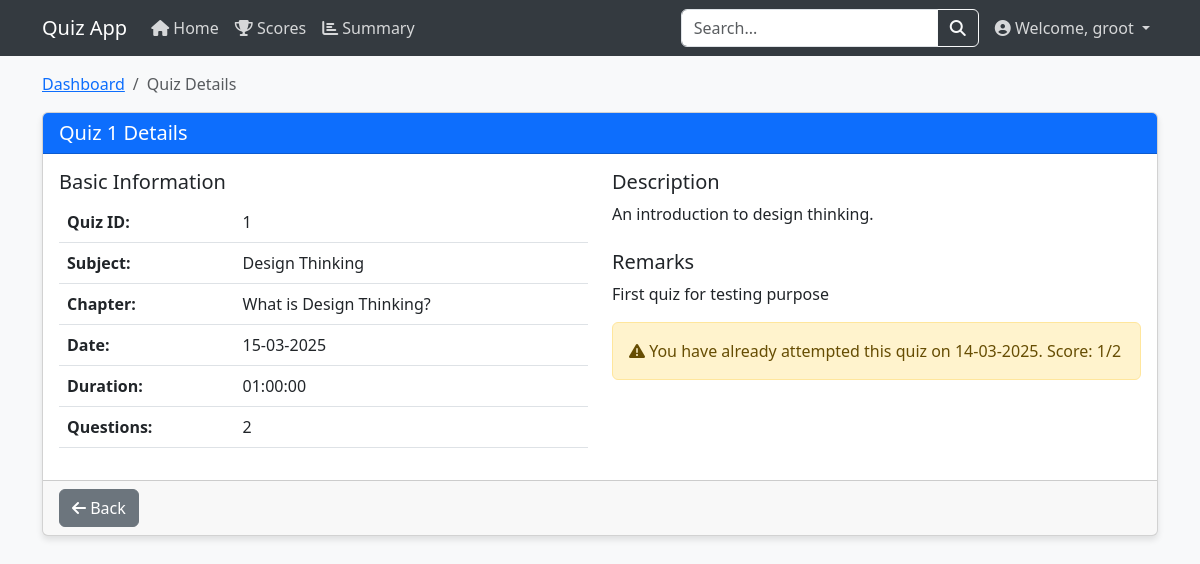
Page /quiz/1/details (signed in) on the committed database.
### models/model.py (models this page shows)
class User(db.Model):
    __tablename__ = 'user'
    user_id = db.Column(db.Integer, primary_key=True)
    username = db.Column(db.String(20), unique=True, nullable=False)
    password = db.Column(db.String(100), nullable=False)
    full_name = db.Column(db.String(30), nullable=False)
    qualification = db.Column(db.String(20), nullable=False)
    dob = db.Column(db.Date, nullable=False)
    email = db.Column(db.String(30), unique=True, nullable=False)
    phone = db.Column(db.String(10), nullable=False)
    address = db.Column(db.String(25), nullable=False)
    status = db.Column(db.String(10), default='active')
    is_admin = db.Column(db.Boolean, default=False)
    scores = db.relationship('Scores', backref='user', lazy=True)

class Quiz(db.Model):
    __tablename__ = 'quiz'
    quiz_id = db.Column(db.Integer, primary_key=True)
    name = db.Column(db.String(20), nullable=False)
    chapter_id = db.Column(db.Integer, db.ForeignKey('chapter.chapter_id'), nullable=False)
    date_of_quiz = db.Column(db.Date, nullable=False)
    time_duration = db.Column(db.Time, nullable=False)
    remarks = db.Column(db.String(40))
    questions = db.relationship('Question', backref='quiz', lazy=True, cascade="all, delete-orphan")
    scores = db.relationship('Scores', backref='quiz_ref', lazy=True)

class Subject(db.Model):
    __tablename__ = 'subject'
    subject_id = db.Column(db.Integer, primary_key=True)
    name = db.Column(db.String(20), nullable=False)
    description = db.Column(db.String(40))
    chapters = db.relationship('Chapter', backref='subject', lazy=True, cascade="all, delete-orphan")

class Chapter(db.Model):
    __tablename__ = 'chapter'
    chapter_id = db.Column(db.Integer, primary_key=True)
    chapter_name = db.Column(db.String(20), nullable=False)
    subject_id = db.Column(db.Integer, db.ForeignKey('subject.subject_id'), nullable=False)
    description = db.Column(db.String(40))
    quizzes = db.relationship('Quiz', backref='chapter', lazy=True, cascade="all, delete-orphan")

class Scores(db.Model):
    __tablename__ = 'scores'
    score_id = db.Column(db.Integer, primary_key=True)
    quiz_id = db.Column(db.Integer, db.ForeignKey('quiz.quiz_id'), nullable=False)
    total_scored = db.Column(db.Integer, nullable=False)
    user_id = db.Column(db.Integer, db.ForeignKey('user.user_id'), nullable=False)
    timestamp_date_of_attempt = db.Column(db.Date, nullable=False)
    time_taken = db.Column(db.Time, nullable=False)
    time_stamp_of_attempt = db.Column(db.Time, nullable=False)
    remarks = db.Column(db.String(40))

### controllers/controller.py (the view)
@app.route('/quiz/<int:quiz_id>/details')
@login_required
def quiz_details(quiz_id):
    quiz = Quiz.query.get_or_404(quiz_id)
    question_count = Question.query.filter_by(quiz_id=quiz_id).count()
    previous_attempt = Scores.query.filter_by(user_id=current_user().user_id, quiz_id=quiz_id).first()
    return render_template('user/quiz_details.htm',
                          quiz=quiz,
                          question_count=question_count,
                          chapter=quiz.chapter,
                          subject=quiz.chapter.subject,
                          previous_attempt=previous_attempt)

### controllers/controller.py (called while the page is built)
def current_user():
    user_id = session.get('user_id')
    if user_id:
        return User.query.get(user_id)
    return None

@app.context_processor
def inject_current_user():
    return dict(current_user=current_user())

def login_required(f):
    @wraps(f)
    def decorated_function(*args, **kwargs):
        if not current_user():
            flash('Please log in first.', 'danger')
            return redirect(url_for('login'))
        return f(*args, **kwargs)
    return decorated_function

### templates/user/quiz_details.htm (shortened to what this page needs)
{% extends "ubase.htm" %}
{% block content %}
<div class="row">
    <div class="col-12">
        <nav aria-label="breadcrumb">
            <ol class="breadcrumb">
                <li class="breadcrumb-item"><a href="{{ url_for('dashboard') }}">Dashboard</a></li>
                <li class="breadcrumb-item active">Quiz Details</li>
            </ol>
        </nav>
    </div>
</div>
<div class="row">
    <div class="col-12">
        <div class="card">
            <div class="card-header bg-primary text-white">
                <h5 class="mb-0">{{ quiz.name }} Details</h5>
            </div>
            <div class="card-body">
                <div class="row">
                    <div class="col-md-6">
                        <h5>Basic Information</h5>
                        <table class="table">
                            <tr>
                                <th>Quiz ID:</th>
                                <td>{{ quiz.quiz_id }}</td>
                            </tr>
                            <tr>
                                <th>Subject:</th>
                                <td>{{ subject.name }}</td>
                            </tr>
                            <tr>
                                <th>Chapter:</th>
                                <td>{{ chapter.chapter_name }}</td>
                            </tr>
                            <tr>
                                <th>Date:</th>
                                <td>{{ quiz.date_of_quiz.strftime('%d-%m-%Y') }}</td>
                            </tr>
                            <tr>
                                <th>Duration:</th>
                                <td>{{ quiz.time_duration.strftime('%H:%M:%S') }}</td>
                            </tr>
                            <tr>
                                <th>Questions:</th>
                                <td>{{ question_count }}</td>
                            </tr>
                        </table>
                    </div>
                    <div class="col-md-6">
                        <h5>Description</h5>
                        <p>{{ chapter.description or 'No description available.' }}</p>
                        <h5 class="mt-4">Remarks</h5>
                        <p>{{ quiz.remarks or 'No remarks available.' }}</p>
                        {% if previous_attempt %}
                        <div class="alert alert-warning">
                            <i class="fas fa-exclamation-triangle"></i> You have already attempted this quiz on
                            {{ previous_attempt.timestamp_date_of_attempt.strftime('%d-%m-%Y') }}.
                            Score: {{ previous_attempt.total_scored }}/{{ question_count }}
                        </div>
                        {% else %}
                        <div class="alert alert-info">
                            <i class="fas fa-info-circle"></i> You haven't attempted this quiz yet.
                        </div>
                        {% endif %}
                    </div>
                </div>
            </div>
            <div class="card-footer">
                <a href="{{ url_for('dashboard') }}" class="btn btn-secondary">
                    <i class="fas fa-arrow-left"></i> Back
                </a>
            </div>
        </div>
    </div>
</div>
{% endblock %}

### templates/ubase.htm (shortened to what this page needs)
<!DOCTYPE html>
<html lang="en">
<head>
    <link href="https://cdn.jsdelivr.net/npm/bootstrap@5.3.0-alpha1/dist/css/bootstrap.min.css" rel="stylesheet">
    <link rel="stylesheet" href="https://cdnjs.cloudflare.com/ajax/libs/font-awesome/6.4.0/css/all.min.css">
</head>
<body>
    <nav class="navbar navbar-expand-lg navbar-dark">
        <div class="container">
            <a class="navbar-brand" href="{{ url_for('user_dashboard') }}">Quiz App</a>
            <div class="collapse navbar-collapse" id="navbarNav">
                <ul class="navbar-nav">
                    <li class="nav-item">
                        <a class="nav-link {% if request.path == url_for('user_dashboard') %}active{% endif %}" href="{{ url_for('user_dashboard') }}">
                            <i class="fas fa-home"></i> Home
                        </a>
                    </li>
                    <li class="nav-item">
                        <a class="nav-link {% if request.path == url_for('scores') %}active{% endif %}" href="{{ url_for('scores') }}">
                            <i class="fas fa-trophy"></i> Scores
                        </a>
                    </li>
                    <li class="nav-item">
                        <a class="nav-link {% if request.path == url_for('summary') %}active{% endif %}" href="{{ url_for('user_summary') }}">
                            <i class="fas fa-chart-bar"></i> Summary
                        </a>
                    </li>
                </ul>
                <form class="d-flex ms-auto me-2" action="{{ url_for('search') }}">
                    <div class="input-group">
                        <input type="text" name="q" class="form-control" placeholder="Search...">
                        <button class="btn btn-outline-light" type="submit">
                            <i class="fas fa-search"></i>
                        </button>
                    </div>
                </form>
                <ul class="navbar-nav">
                    <li class="nav-item dropdown">
                        <a class="nav-link dropdown-toggle" href="#" id="navbarDropdown" role="button" data-bs-toggle="dropdown">
                            <i class="fas fa-user-circle"></i> Welcome, {{ current_user.username }}
                        </a>
                    </li>
                </ul>
            </div>
        </div>
    </nav>
    <div class="container">
        {% block content %}{% endblock %}
    </div>
</body>
</html>

### templates/ubase.htm (style rules this page uses)
body { background-color: #f8f9fa; }
.navbar { background-color: #343a40; }
.nav-link { color: rgba(255, 255, 255, 0.8); }
.card { box-shadow: 0 4px 6px rgba(0, 0, 0, 0.1); margin-bottom: 20px; }

### rows in the picture
User: username "groot"
Quiz: name "Quiz 1", quiz_id "1", date_of_quiz "15-03-2025", time_duration "01:00:00", remarks "First quiz for testing purpose"
Subject: name "Design Thinking"
Chapter: chapter_name "What is Design Thinking?", description "An introduction to design thinking."
Scores: timestamp_date_of_attempt "14-03-2025", total_scored "1"

### other values in the picture
{{ question_count }} "2"
